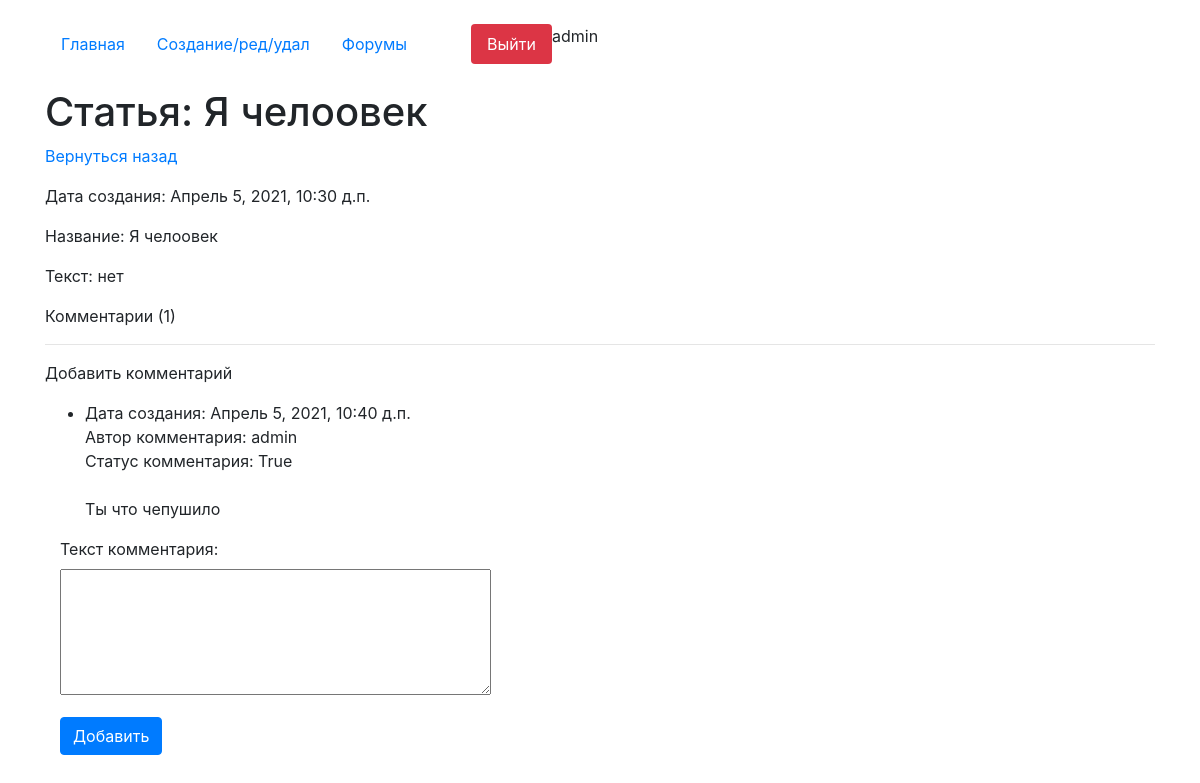
Page /detail/73 (signed in) on the committed database.
### core/models.py (models this page shows, shortened)
class Articles(models.Model):
    author = models.ForeignKey(User, on_delete=models.CASCADE, verbose_name='Владелец статьи', blank=True, null=True)
    create_date = models.DateTimeField(auto_now=True)
    name = models.CharField(max_length=200, verbose_name='Название')
    text = models.TextField(verbose_name='Текст')
    class Meta:
        verbose_name = 'Статью'
        verbose_name_plural = 'Статьи'

class Comments(models.Model):
    article = models.ForeignKey(Articles, on_delete=models.CASCADE, verbose_name='Статья', blank=True, null=True,
                                related_name='comments_articles')
    author = models.ForeignKey(User, on_delete=models.CASCADE, verbose_name='Автор комментария', blank=True, null=True)
    create_date = models.DateTimeField(auto_now=True)
    text = models.TextField(verbose_name='Текст комментария')
    status = models.BooleanField(verbose_name='Видимость статьи', default=False)
    objects = StatusFilterComments()

### core/views.py (the view, shortened to what this page needs)
# urls.py: path('detail/<int:pk>', views.HomeDetailView.as_view(), name='detail_page'),
class HomeDetailView(CustomSuccessMessageMixin, FormMixin, DetailView):
    model = Articles
    template_name = 'detail.html'
    context_object_name = 'get_article'
    form_class = CommentForm
    success_msg = 'Комментарий успешно создан, ожидайте модерации'

### core/forms.py
class CommentForm(forms.ModelForm):
    class Meta:
        model = Comments
        fields = ('text',)
    def __init__(self, *args, **kwargs):
        super().__init__(*args, **kwargs)
        for field in self.fields:
            self.fields[field].widget.attrs['class'] = 'form-control'
        self.fields['text'].widget = Textarea(attrs={'rows': 5})

### core/models.py (called while the page is built)
    def get_queryset(self):
        return super().get_queryset().filter(
            Q(status=False, author=get_current_user()) | Q(status=False, article__author=get_current_user()) | Q(
                status=True))

### core/templates/detail.html (shortened to what this page needs)
{% extends 'index.html' %}
    {% block content %}
    <h1 class="mt-4">Статья: {{get_article.name}}</h1>
    <p><a href="/">Вернуться назад</a></p>
    <p>Дата создания:  {{get_article.create_date}}</p>
    <p>Название:  {{get_article.name}}</p>
    <p>Текст: {{get_article.text}}</p>
    <p>Комментарии ({{get_article.comments_articles.all.count}})</p>
    <hr>
    <p>Добавить комментарий</p>
    <ul>
    {% for item in get_article.comments_articles.all %}
    <li>
    {% include 'comment_item.html' %}
    </li>
    {% endfor %}
    </ul>
    <div class="col-4">
        <form action="" id="add_form" method="post">
                {{form.as_p}}
        </form>
        <button form="add_form" type="submit" class="btn btn-primary">Добавить</button>
    </div>
{% endblock %}

### core/templates/index.html (shortened to what this page needs)
<!doctype html>
{%load static%}
<html lang="ru">
  <head>
    <link rel="stylesheet" href="https://stackpath.bootstrapcdn.com/bootstrap/4.4.1/css/bootstrap.min.css">
<link rel="stylesheet" href="{% static 'css/demo.css' %}">
	<link rel="stylesheet" href="{% static 'css/fakeLoader.min.css' %}">
  </head>
  <body>
      <div class="container mt-4">
          <ul class="nav nav-pills">
  <li class="nav-item">
      {% url 'home' as url_home %}
    <a class="nav-link {% if url_home == request.path %}active{% endif %}" href="{{url_home}}">Главная</a>
  </li>
  <li class="nav-item">
      {% url 'edit_page' as url_edit_page %}
    <a class="nav-link {% if url_edit_page == request.path %}active{% endif %}" href="{{url_edit_page}}">Создание/ред/удал</a>
  </li>
 <li class="nav-item">
      {% url 'forum' as url_forum %}
    <a class="nav-link {% if url_forum == request.path %}active{% endif %}" href="{{url_forum}}">Форумы</a>
  </li>
  {% if request.user.is_authenticated %}
      <li class="nav-item">
        {% url 'logout_page' as url_logout_page %}
    <a class="nav-link btn-danger ml-5" href="{{url_logout_page}}">Выйти</a>
  </li>
  {% endif %}
{{request.user}}
</ul>
    {% block content %}{% endblock %}
</div>
  </body>
</html>

### core/templates/comment_item.html (shortened to what this page needs)
    Дата создания: {{item.create_date}} <br>
    Автор комментария: {{item.author}} <br>
    Статус комментария: {{item.status}}
    <br><br>
    {{item.text}}

### core/static/css/demo.css (style rules this page uses)
a { text-decoration: none; }

### rows in the picture
Articles: name "Я челоовек", create_date "Апрель 5, 2021, 10:30 д.п.", text "нет", comments_articles.all.count "1"
Comments: create_date "Апрель 5, 2021, 10:40 д.п.", author "admin", status "True", text "Ты что чепушило"

### other values in the picture
{{ request.user }} "admin"
